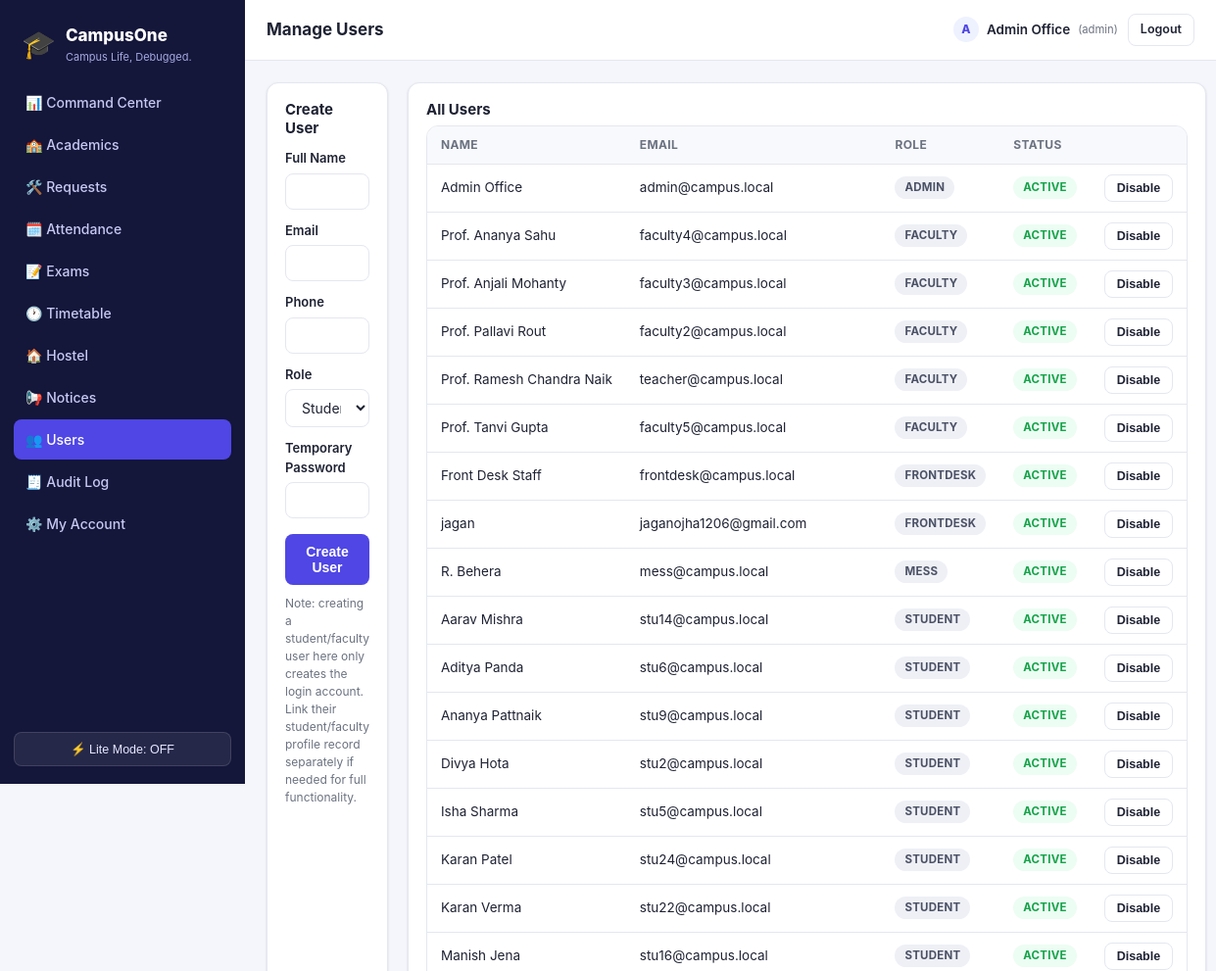
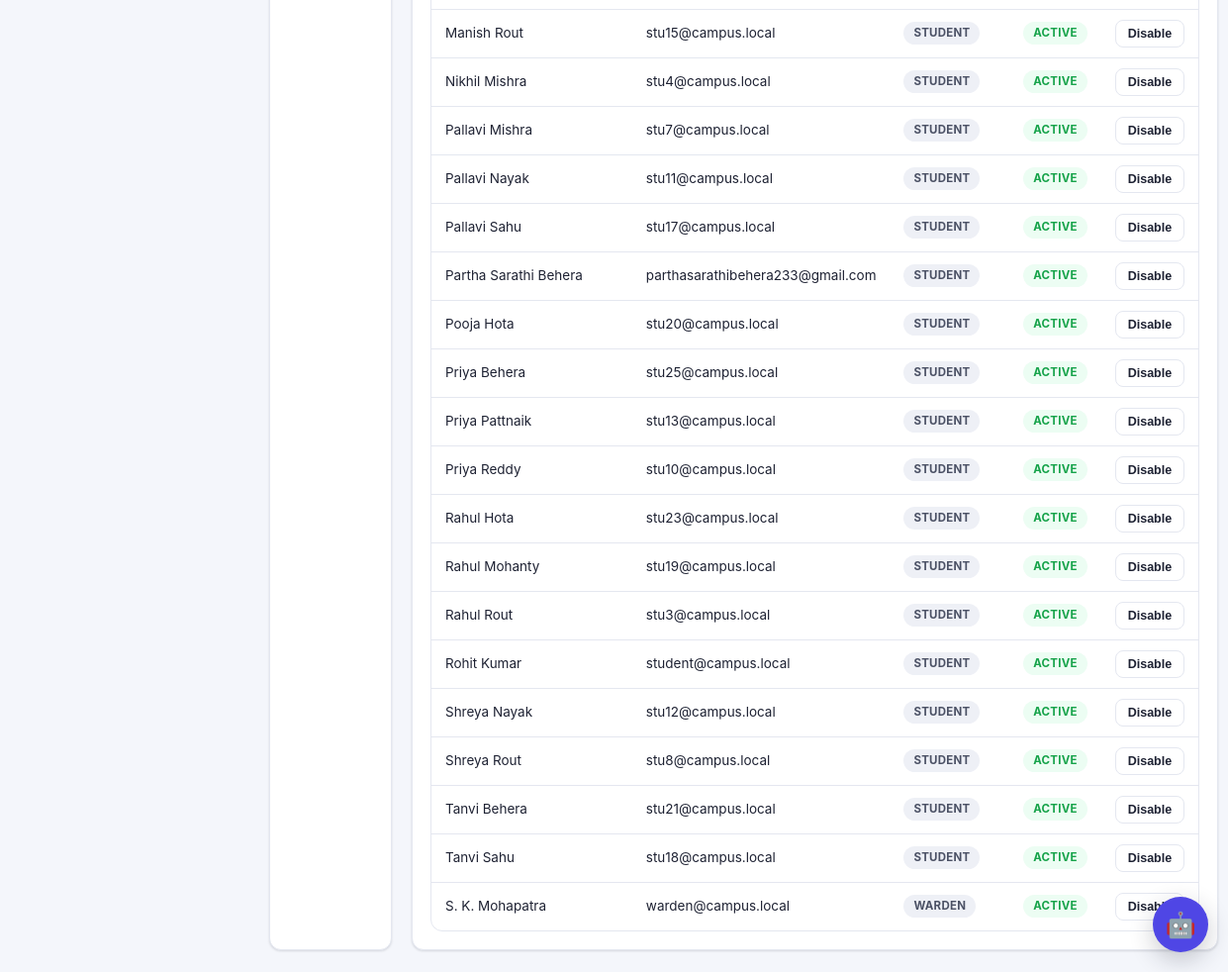
Page /admin/users (signed in) on the committed database (2 pictures, top to bottom).
### tables this page shows
CREATE TABLE users (
    id INTEGER PRIMARY KEY AUTOINCREMENT,
    email TEXT UNIQUE NOT NULL,
    password_hash TEXT NOT NULL,
    role TEXT NOT NULL CHECK(role IN ('student','faculty','admin','warden','mess','frontdesk')),
    name TEXT NOT NULL,
    phone TEXT,
    photo TEXT,
    is_active INTEGER DEFAULT 1,
    created_at TEXT DEFAULT (datetime('now'))
);

### blueprints/admin.py (the view, shortened to what this page needs)
@bp.route("/users", methods=["GET", "POST"])
@role_required("admin")
def users():
    rows = query_db("SELECT * FROM users ORDER BY role, name")
    return render_template("admin/users.html", users=rows)

### utils/auth_utils.py (called while the page is built)
def role_required(*roles):
    def decorator(view):
        @functools.wraps(view)
        def wrapped(**kwargs):
            if session.get("user_id") is None:
                return redirect(url_for("auth.login", next=request.path))
            if session.get("role") not in roles:
                abort(403)
            return view(**kwargs)
        return wrapped
    return decorator

def gen_csrf_token():
    if "csrf_token" not in session:
        session["csrf_token"] = secrets.token_hex(16)
    return session["csrf_token"]

### utils/db.py (called while the page is built)
def get_db():
    if "db" not in g:
        g.db = sqlite3.connect(current_app.config["DATABASE"], detect_types=sqlite3.PARSE_DECLTYPES)
        g.db.row_factory = sqlite3.Row
        g.db.execute("PRAGMA foreign_keys = ON")
    return g.db

def query_db(query, args=(), one=False):
    cur = get_db().execute(query, args)
    rv = cur.fetchall()
    cur.close()
    return (rv[0] if rv else None) if one else rv

### templates/admin/users.html (shortened to what this page needs)
{% extends "base.html" %}
{% block page_title %}Manage Users{% endblock %}
{% block content %}
<div class="grid" style="grid-template-columns: 1fr 1.6fr; gap:20px;">
  <div class="card">
    <h3>Create User</h3>
    <form method="post">
      <label>Full Name</label>
      <input type="text" name="name" required>
      <label>Email</label>
      <input type="email" name="email" required>
      <label>Phone</label>
      <input type="text" name="phone">
      <label>Role</label>
      <select name="role" required>
        <option value="student">Student</option>
      </select>
      <label>Temporary Password</label>
      <input type="text" name="password" required minlength="4">
      <button type="submit" class="btn btn-primary btn-block" style="margin-top:16px;">Create User</button>
    </form>
    <p class="muted" style="margin-top:10px; font-size:12px;">Note: creating a student/faculty user here only creates the login account. Link their student/faculty profile record separately if needed for full functionality.</p>
  </div>
  <div class="card">
    <h3>All Users</h3>
    <div class="table-wrap">
      <table>
        <thead><tr><th>Name</th><th>Email</th><th>Role</th><th>Status</th><th></th></tr></thead>
        <tbody>
        {% for u in users %}
          <tr>
            <td>{{ u.name }}</td><td>{{ u.email }}</td>
            <td><span class="badge badge-neutral">{{ u.role }}</span></td>
            <td><span class="badge {{ 'badge-success' if u.is_active else 'badge-danger' }}">{{ 'Active' if u.is_active else 'Disabled' }}</span></td>
            <td>
              <form method="post" action="{{ url_for('admin.toggle_user', uid=u.id) }}"
                    {% if u.is_active %}data-confirm="Disable {{ u.name }}'s account? They won't be able to log in until re-enabled."{% endif %}>
                <button type="submit" class="btn btn-ghost btn-sm">{{ 'Disable' if u.is_active else 'Enable' }}</button>
              </form>
            </td>
          </tr>
        {% endfor %}
        </tbody>
      </table>
    </div>
  </div>
</div>
{% endblock %}

### templates/base.html (shortened to what this page needs)
<!DOCTYPE html>
<html lang="en" data-lite="{{ 'true' if lite_mode else 'false' }}">
<head>
<link rel="stylesheet" href="{{ url_for('static', filename='css/style.css') }}">
</head>
<body class="{{ 'lite' if lite_mode else '' }}">
{% if session.user_id %}
<div class="app-shell">
  <aside class="sidebar" id="sidebar">
    <div class="brand">
      <span class="brand-emoji">🎓</span>
      <div>
        <div class="brand-name">{{ app_name }}</div>
        <div class="brand-tag">{{ tagline }}</div>
      </div>
    </div>
    <nav class="nav">
      {% set role = session.role %}
      {% if role == 'student' %}
        <a href="{{ url_for('student.dashboard') }}" class="{{ 'active' if request.endpoint=='student.dashboard' }}">📊 Dashboard</a>
        <a href="{{ url_for('student.attendance') }}" class="{{ 'active' if request.endpoint=='student.attendance' }}">🗓️ Attendance</a>
        <a href="{{ url_for('student.assignments') }}" class="{{ 'active' if request.endpoint=='student.assignments' }}">📚 Assignments</a>
        <a href="{{ url_for('student.exams') }}" class="{{ 'active' if request.endpoint=='student.exams' }}">📝 Exams &amp; Results</a>
        <a href="{{ url_for('student.requests_view') }}" class="{{ 'active' if request.endpoint in ['student.requests_view','student.request_detail'] }}">🛠️ Requests</a>
        <a href="{{ url_for('student.leave') }}" class="{{ 'active' if request.endpoint=='student.leave' }}">🧳 Leave</a>
        <a href="{{ url_for('student.hostel') }}" class="{{ 'active' if request.endpoint=='student.hostel' }}">🏠 Hostel</a>
        <a href="{{ url_for('student.mess') }}" class="{{ 'active' if request.endpoint=='student.mess' }}">🍽️ Mess</a>
        <a href="{{ url_for('student.notices') }}" class="{{ 'active' if request.endpoint=='student.notices' }}">📢 Notices</a>
        <a href="{{ url_for('student.entry_history') }}" class="{{ 'active' if request.endpoint=='student.entry_history' }}">🚪 Entry History</a>
        <a href="{{ url_for('student.notifications') }}" class="{{ 'active' if request.endpoint=='student.notifications' }}">🔔 Notifications</a>
        <a href="{{ url_for('student.assistant') }}" class="{{ 'active' if request.endpoint=='student.assistant' }}">🤖 Campus Assistant</a>
      {% elif role == 'admin' %}
        <a href="{{ url_for('admin.dashboard') }}" class="{{ 'active' if request.endpoint=='admin.dashboard' }}">📊 Command Center</a>
        <a href="{{ url_for('admin.academics') }}" class="{{ 'active' if request.endpoint=='admin.academics' }}">🏫 Academics</a>
        <a href="{{ url_for('admin.requests_view') }}" class="{{ 'active' if request.endpoint in ['admin.requests_view','admin.request_detail'] }}">🛠️ Requests</a>
        <a href="{{ url_for('admin.attendance') }}" class="{{ 'active' if request.endpoint=='admin.attendance' }}">🗓️ Attendance</a>
        <a href="{{ url_for('admin.exams') }}" class="{{ 'active' if request.endpoint in ['admin.exams','admin.exam_results'] }}">📝 Exams</a>
        <a href="{{ url_for('admin.timetable') }}" class="{{ 'active' if request.endpoint=='admin.timetable' }}">🕐 Timetable</a>
        <a href="{{ url_for('admin.hostel') }}" class="{{ 'active' if request.endpoint=='admin.hostel' }}">🏠 Hostel</a>
        <a href="{{ url_for('admin.notices') }}" class="{{ 'active' if request.endpoint=='admin.notices' }}">📢 Notices</a>
        <a href="{{ url_for('admin.users') }}" class="{{ 'active' if request.endpoint=='admin.users' }}">👥 Users</a>
        <a href="{{ url_for('admin.audit') }}" class="{{ 'active' if request.endpoint=='admin.audit' }}">🧾 Audit Log</a>
      {% endif %}
      <a href="{{ url_for('common.account') }}" class="{{ 'active' if request.endpoint=='common.account' }}">⚙️ My Account</a>
    </nav>
    <form method="post" action="{{ url_for('common.toggle_lite_mode') }}" class="lite-toggle-form">
      <button type="submit" class="lite-toggle">{{ '🐢 Lite Mode: ON' if lite_mode else '⚡ Lite Mode: OFF' }}</button>
    </form>
  </aside>
  <div class="main">
    <header class="topbar">
      <div class="topbar-title">{% block page_title %}{% endblock %}</div>
      <div class="topbar-right">
        <a href="{{ url_for('common.account') }}" class="user-chip" style="display:flex;align-items:center;gap:8px;color:inherit;">
          {% if current_user_photo %}
            <img src="{{ url_for('uploaded_file', filename=current_user_photo) }}" alt=""
                 style="width:26px;height:26px;border-radius:50%;object-fit:cover;">
          {% else %}
            <span style="width:26px;height:26px;border-radius:50%;background:var(--primary-light);color:var(--primary);
                        display:inline-flex;align-items:center;justify-content:center;font-weight:800;font-size:12px;">{{ session.name[0]|upper }}</span>
          {% endif %}
          {{ session.name }} <small>({{ session.role }})</small>
        </a>
        <a href="{{ url_for('auth.logout') }}" class="btn btn-ghost btn-sm">Logout</a>
      </div>
    </header>
    <main class="content">
      {% block content %}{% endblock %}
    </main>
  </div>
</div>
<div class="campus-chat" id="campus-chat">
  <button class="campus-chat-toggle" id="campus-chat-toggle" type="button"
          aria-label="Open campus assistant" aria-expanded="false" aria-controls="campus-chat-panel">🤖</button>
</div>
{% endif %}
</body>
</html>

### rows in the picture
users: name "Admin Office", role "admin", email "admin@campus.local", role "ADMIN", is_active "ACTIVE", is_active "Disable"
users: name "Prof. Ananya Sahu", email "faculty4@campus.local", role "FACULTY", is_active "ACTIVE", is_active "Disable"
users: name "Prof. Anjali Mohanty", email "faculty3@campus.local", role "FACULTY", is_active "ACTIVE", is_active "Disable"
users: name "Prof. Pallavi Rout", email "faculty2@campus.local", role "FACULTY", is_active "ACTIVE", is_active "Disable"
users: name "Prof. Ramesh Chandra Naik", email "teacher@campus.local", role "FACULTY", is_active "ACTIVE", is_active "Disable"
users: name "Prof. Tanvi Gupta", email "faculty5@campus.local", role "FACULTY", is_active "ACTIVE", is_active "Disable"
users: name "Front Desk Staff", email "frontdesk@campus.local", role "FRONTDESK", is_active "ACTIVE", is_active "Disable"
users: name "jagan", email "jaganojha1206@gmail.com", role "FRONTDESK", is_active "ACTIVE", is_active "Disable"
users: name "R. Behera", email "mess@campus.local", role "MESS", is_active "ACTIVE", is_active "Disable"
users: name "Aarav Mishra", email "stu14@campus.local", role "STUDENT", is_active "ACTIVE", is_active "Disable"
users: name "Aditya Panda", email "stu6@campus.local", role "STUDENT", is_active "ACTIVE", is_active "Disable"
users: name "Ananya Pattnaik", email "stu9@campus.local", role "STUDENT", is_active "ACTIVE", is_active "Disable"
users: name "Divya Hota", email "stu2@campus.local", role "STUDENT", is_active "ACTIVE", is_active "Disable"
users: name "Isha Sharma", email "stu5@campus.local", role "STUDENT", is_active "ACTIVE", is_active "Disable"
users: name "Karan Patel", email "stu24@campus.local", role "STUDENT", is_active "ACTIVE", is_active "Disable"
users: name "Karan Verma", email "stu22@campus.local", role "STUDENT", is_active "ACTIVE", is_active "Disable"
users: name "Manish Jena", email "stu16@campus.local", role "STUDENT", is_active "ACTIVE", is_active "Disable"
users: name "Manish Rout", email "stu15@campus.local", role "STUDENT", is_active "ACTIVE", is_active "Disable"
users: name "Nikhil Mishra", email "stu4@campus.local", role "STUDENT", is_active "ACTIVE", is_active "Disable"
users: name "Pallavi Mishra", email "stu7@campus.local", role "STUDENT", is_active "ACTIVE", is_active "Disable"
users: name "Pallavi Nayak", email "stu11@campus.local", role "STUDENT", is_active "ACTIVE", is_active "Disable"
users: name "Pallavi Sahu", email "stu17@campus.local", role "STUDENT", is_active "ACTIVE", is_active "Disable"
users: name "Partha Sarathi Behera", email "parthasarathibehera233@gmail.com", role "STUDENT", is_active "ACTIVE", is_active "Disable"
users: name "Pooja Hota", email "stu20@campus.local", role "STUDENT", is_active "ACTIVE", is_active "Disable"
users: name "Priya Behera", email "stu25@campus.local", role "STUDENT", is_active "ACTIVE", is_active "Disable"
users: name "Priya Pattnaik", email "stu13@campus.local", role "STUDENT", is_active "ACTIVE", is_active "Disable"
users: name "Priya Reddy", email "stu10@campus.local", role "STUDENT", is_active "ACTIVE", is_active "Disable"
users: name "Rahul Hota", email "stu23@campus.local", role "STUDENT", is_active "ACTIVE", is_active "Disable"
users: name "Rahul Mohanty", email "stu19@campus.local", role "STUDENT", is_active "ACTIVE", is_active "Disable"
users: name "Rahul Rout", email "stu3@campus.local", role "STUDENT", is_active "ACTIVE", is_active "Disable"
users: name "Rohit Kumar", email "student@campus.local", role "STUDENT", is_active "ACTIVE", is_active "Disable"
users: name "Shreya Nayak", email "stu12@campus.local", role "STUDENT", is_active "ACTIVE", is_active "Disable"
users: name "Shreya Rout", email "stu8@campus.local", role "STUDENT", is_active "ACTIVE", is_active "Disable"
users: name "Tanvi Behera", email "stu21@campus.local", role "STUDENT", is_active "ACTIVE", is_active "Disable"
users: name "Tanvi Sahu", email "stu18@campus.local", role "STUDENT", is_active "ACTIVE", is_active "Disable"
users: name "S. K. Mohapatra", email "warden@campus.local", role "WARDEN", is_active "ACTIVE", is_active "Disable"

### other values in the picture
{{ app_name }} "CampusOne"
{{ tagline }} "Campus Life, Debugged."
{{ '🐢 Lite Mode: ON' if lite_mode else '⚡ Lite Mode: OFF' }} "⚡ Lite Mode: OFF"
{{ session.name[0]|upper }} "A"
